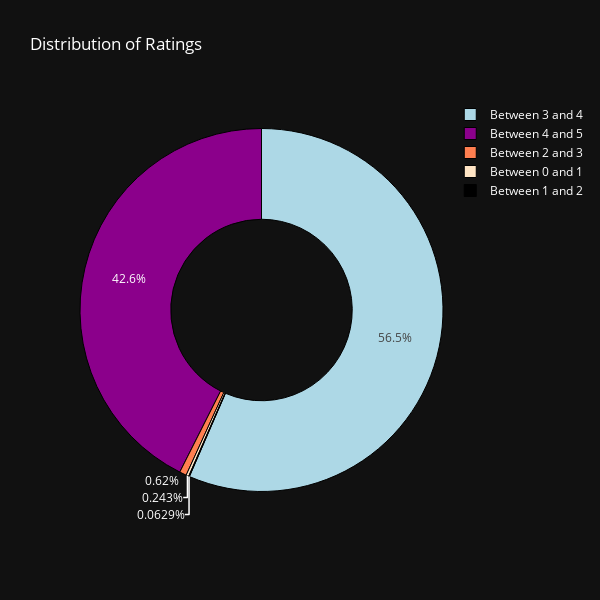

Source (notebook cell):
### Code cell
## ratings_dist
labels = books_data['ratings_dist'].value_counts().index
values = books_data['ratings_dist'].value_counts().values

colors = ['lightblue', 'darkmagenta', 'coral', 'bisque', 'black']

fig = go.Figure(data=[go.Pie(
    labels=labels,
    values=values,
    hole=0.5,
    marker=dict(colors=colors, line=dict(color='#000000', width=1)),
)])

fig.update_layout(
    title="Distribution of Ratings",
    plot_bgcolor='rgb(17, 17, 17)',
    paper_bgcolor='rgb(17, 17, 17)',
    font=dict(color='white'),
    width=600,  # Width of the plot in pixels
    height=600,  # Height of the plot in pixels
    xaxis=dict(
        gridcolor='rgba(255, 255, 255, 0.3)'  # White grid lines with 0.3 alpha on x-axis
    ),
    yaxis=dict(
        gridcolor='rgba(255, 255, 255, 0.3)'  # White grid lines with 0.3 alpha on y-axis
    )
)

fig.show()

### Figure 1 — Plotly figure (JSON) as saved in the notebook; plotly's stock layout.template omitted (floating-point values rounded to 4 significant figures)
{"data": [{"hole": 0.5, "labels": ["Between 3 and 4", "Between 4 and 5", "Between 2 and 3", "Between 0 and 1", "Between 1 and 2"], "marker": {"colors": ["lightblue", "darkmagenta", "coral", "bisque", "black"], "line": {"color": "#000000", "width": 1}}, "type": "pie", "values": [6285, 4735, 69, 27, 7]}], "layout": {"font": {"color": "white"}, "height": 600, "paper_bgcolor": "rgb(17, 17, 17)", "plot_bgcolor": "rgb(17, 17, 17)", "title": {"text": "Distribution of Ratings"}, "width": 600, "xaxis": {"gridcolor": "rgba(255, 255, 255, 0.3)"}, "yaxis": {"gridcolor": "rgba(255, 255, 255, 0.3)"}}}
